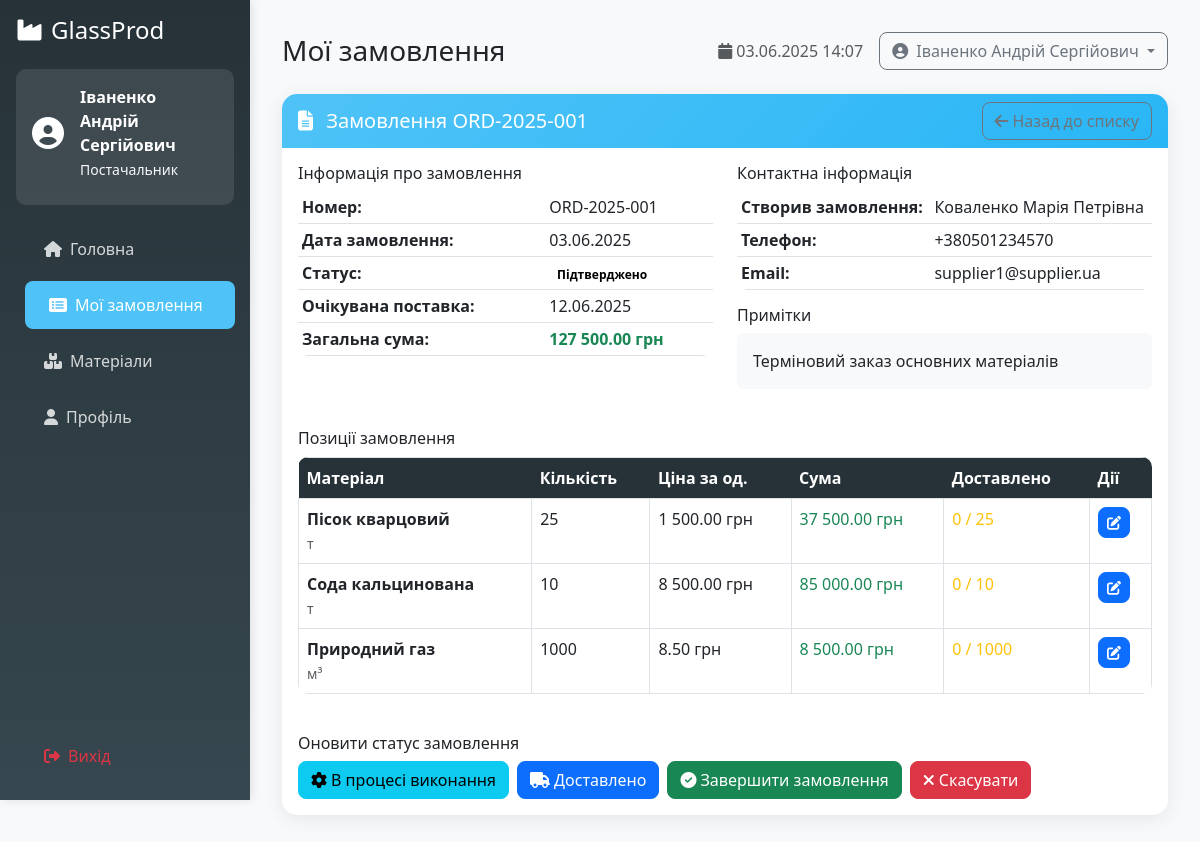
Screenshot of /dashboard/my_orders.php?id=1 (signed in) with the database file from the repository.
### tables this page shows
CREATE TABLE `users` (
  `id` int(11) NOT NULL,
  `username` varchar(50) NOT NULL,
  `password` varchar(255) NOT NULL,
  `email` varchar(100) NOT NULL,
  `full_name` varchar(100) NOT NULL,
  `role` enum('director','procurement_manager','warehouse_keeper','supplier') NOT NULL,
  `phone` varchar(20) DEFAULT NULL,
  `company_name` varchar(100) DEFAULT NULL,
  `created_at` timestamp NOT NULL DEFAULT current_timestamp(),
  `updated_at` timestamp NOT NULL DEFAULT current_timestamp() ON UPDATE current_timestamp(),
  `is_active` tinyint(1) DEFAULT 1
);

CREATE TABLE `supplier_orders` (
  `id` int(11) NOT NULL,
  `supplier_id` int(11) NOT NULL,
  `order_number` varchar(50) NOT NULL,
  `status` enum('draft','sent','confirmed','in_progress','delivered','completed','cancelled') DEFAULT 'draft',
  `order_date` timestamp NOT NULL DEFAULT current_timestamp(),
  `expected_delivery` date DEFAULT NULL,
  `actual_delivery` date DEFAULT NULL,
  `total_amount` decimal(12,2) DEFAULT 0.00,
  `created_by` int(11) NOT NULL,
  `notes` text DEFAULT NULL
);

CREATE TABLE `order_items` (
  `id` int(11) NOT NULL,
  `order_id` int(11) NOT NULL,
  `material_id` int(11) NOT NULL,
  `quantity` int(11) NOT NULL,
  `unit_price` decimal(10,2) NOT NULL,
  `total_price` decimal(10,2) NOT NULL,
  `delivered_quantity` int(11) DEFAULT 0
);

CREATE TABLE `materials` (
  `id` int(11) NOT NULL,
  `name` varchar(100) NOT NULL,
  `category_id` int(11) DEFAULT NULL,
  `unit` varchar(20) NOT NULL,
  `min_stock_level` int(11) DEFAULT 0,
  `current_stock` int(11) DEFAULT 0,
  `price` decimal(10,2) DEFAULT 0.00,
  `supplier_id` int(11) DEFAULT NULL,
  `description` text DEFAULT NULL,
  `created_at` timestamp NOT NULL DEFAULT current_timestamp(),
  `updated_at` timestamp NOT NULL DEFAULT current_timestamp() ON UPDATE current_timestamp()
);

### dashboard/my_orders.php (the view, shortened to what the rows shown need)
<?php
require_once '../config/config.php';
require_once '../templates/dashboard_layout.php';
$user = checkRole(['supplier']);
$supplierOrder = new SupplierOrder($pdo);
$viewOrder = null;
if (isset($_GET['id'])) {
    $orderId = (int)$_GET['id'];
    $viewOrder = $supplierOrder->getWithItems($orderId);
}
?>
<?php if ($viewOrder): ?>
    <div class="card mb-4">
        <div class="card-header d-flex justify-content-between align-items-center">
            <h5 class="mb-0">
                <i class="fas fa-file-alt me-2"></i>
                Замовлення <?= htmlspecialchars($viewOrder['order_number']) ?>
            </h5>
            <a href="<?= BASE_URL ?>/dashboard/my_orders.php" class="btn btn-outline-secondary">
                <i class="fas fa-arrow-left me-1"></i>Назад до списку
            </a>
        </div>
        <div class="card-body">
            <div class="row mb-4">
                <div class="col-md-6">
                    <h6>Інформація про замовлення</h6>
                    <table class="table table-sm">
                        <tr>
                            <th>Номер:</th>
                            <td><?= htmlspecialchars($viewOrder['order_number']) ?></td>
                        </tr>
                        <tr>
                            <th>Дата замовлення:</th>
                            <td><?= formatDate($viewOrder['order_date']) ?></td>
                        </tr>
                        <tr>
                            <th>Статус:</th>
                            <td>
                                <span style="color:black;" class="badge <?= getStatusBadge($viewOrder['status']) ?>">
                                    <?= getStatusText($viewOrder['status']) ?>
                                </span>
                            </td>
                        </tr>
                        <tr>
                            <th>Очікувана поставка:</th>
                            <td>
                                <?= $viewOrder['expected_delivery'] ? formatDate($viewOrder['expected_delivery']) : 'Не вказано' ?>
                            </td>
                        </tr>
                        <tr>
                            <th>Загальна сума:</th>
                            <td class="text-success fw-bold"><?= formatMoney($viewOrder['total_amount']) ?></td>
                        </tr>
                    </table>
                </div>
                <div class="col-md-6">
                    <h6>Контактна інформація</h6>
                    <table class="table table-sm">
                        <tr>
                            <th>Створив замовлення:</th>
                            <td><?= htmlspecialchars($viewOrder['created_by_name']) ?></td>
                        </tr>
                        <tr>
                            <th>Телефон:</th>
                            <td><?= htmlspecialchars($viewOrder['supplier_phone'] ?? 'Не вказано') ?></td>
                        </tr>
                        <tr>
                            <th>Email:</th>
                            <td><?= htmlspecialchars($viewOrder['supplier_email'] ?? 'Не вказано') ?></td>
                        </tr>
                    </table>
                    <?php if ($viewOrder['notes']): ?>
                        <h6 class="mt-3">Примітки</h6>
                        <p class="bg-light p-3 rounded"><?= htmlspecialchars($viewOrder['notes']) ?></p>
                    <?php endif; ?>
                </div>
            </div>
            <h6>Позиції замовлення</h6>
            <div class="table-responsive">
                <table class="table table-bordered">
                    <thead>
                        <tr>
                            <th>Матеріал</th>
                            <th>Кількість</th>
                            <th>Ціна за од.</th>
                            <th>Сума</th>
                            <th>Доставлено</th>
                            <?php if (in_array($viewOrder['status'], ['confirmed', 'in_progress'])): ?>
                                <th>Дії</th>
                            <?php endif; ?>
                        </tr>
                    </thead>
                    <tbody>
                        <?php foreach ($viewOrder['items'] as $item): ?>
                            <tr>
                                <td>
                                    <strong><?= htmlspecialchars($item['material_name']) ?></strong>
                                    <br>
                                    <small class="text-muted"><?= htmlspecialchars($item['material_unit']) ?></small>
                                </td>
                                <td><?= $item['quantity'] ?></td>
                                <td><?= formatMoney($item['unit_price']) ?></td>
                                <td class="text-success"><?= formatMoney($item['total_price']) ?></td>
                                <td>
                                    <span class="<?= $item['delivered_quantity'] >= $item['quantity'] ? 'text-success' : 'text-warning' ?>">
                                        <?= $item['delivered_quantity'] ?> / <?= $item['quantity'] ?>
                                    </span>
                                </td>
                                <?php if (in_array($viewOrder['status'], ['confirmed', 'in_progress'])): ?>
                                    <td>
                                        <button class="btn btn-sm btn-primary"
                                                onclick="updateDelivery(<?= $item['id'] ?>, <?= $item['delivered_quantity'] ?>, <?= $item['quantity'] ?>)">
                                            <i class="fas fa-edit"></i>
                                        </button>
                                    </td>
                                <?php endif; ?>
                            </tr>
                        <?php endforeach; ?>
                    </tbody>
                </table>
            </div>
            <?php if ($viewOrder['status'] !== 'completed' && $viewOrder['status'] !== 'cancelled'): ?>
                <div class="row mt-4">
                    <div class="col-md-12">
                        <h6>Оновити статус замовлення</h6>
                        <div class="d-flex gap-2">
                            <?php if (in_array($viewOrder['status'], ['confirmed', 'in_progress'])): ?>
                                <button class="btn btn-info" onclick="updateStatus(<?= $viewOrder['id'] ?>, 'in_progress')">
                                    <i class="fas fa-cog me-1"></i>В процесі виконання
                                </button>
                                <button class="btn btn-primary" onclick="updateStatus(<?= $viewOrder['id'] ?>, 'delivered')">
                                    <i class="fas fa-truck me-1"></i>Доставлено
                                </button>
                                <button class="btn btn-success" onclick="updateStatus(<?= $viewOrder['id'] ?>, 'completed')">
                                    <i class="fas fa-check-circle me-1"></i>Завершити замовлення
                                </button>
                            <?php endif; ?>
                            <button class="btn btn-danger" onclick="updateStatus(<?= $viewOrder['id'] ?>, 'cancelled')">
                                <i class="fas fa-times me-1"></i>Скасувати
                            </button>
                        </div>
                    </div>
                </div>
            <?php endif; ?>
        </div>
    </div>
<?php endif; ?>
<?php
$content = ob_get_clean();
renderDashboardLayout('Мої замовлення', $user['role'], $content, '', $additionalJS);
?>

### templates/dashboard_layout.php (shortened to what the rows shown need)
<?php
function renderDashboardLayout($pageTitle, $userRole, $content, $additionalCSS = '', $additionalJS = '') {
    $user = getCurrentUser();
    $roleTitle = getRoleText($userRole);
    echo <<<HTML
<!DOCTYPE html>
<html lang="uk">
<head>
    <title>{$pageTitle} - {$roleTitle} - GlassProd</title>
    <link href="https://cdn.jsdelivr.net/npm/bootstrap@5.3.0/dist/css/bootstrap.min.css" rel="stylesheet">
    <link href="https://cdnjs.cloudflare.com/ajax/libs/font-awesome/6.4.0/css/all.min.css" rel="stylesheet">
        {$additionalCSS}
</head>
<body>
    <nav class="sidebar position-fixed top-0 start-0" style="width: 250px; z-index: 100;">
        <div class="p-3">
            <div class="user-info text-white">
                <div class="d-flex align-items-center mb-2">
                    <div>
                        <div class="fw-bold">{$user['full_name']}</div>
                        <small class="text-light">{$roleTitle}</small>
                    </div>
                </div>
            </div>
            <ul class="nav nav-pills flex-column">
HTML;
    echo <<<HTML
            </ul>
        </div>
        <div class="position-absolute bottom-0 start-0 w-100 p-3">
            <a href="/logout.php" class="nav-link text-danger">
                <i class="fas fa-sign-out-alt me-2"></i>Вихід
            </a>
        </div>
    </nav>
    <main class="main-content">
        <button class="btn btn-primary d-md-none mb-3" type="button" data-bs-toggle="offcanvas" data-bs-target="#sidebar">
            <i class="fas fa-bars"></i>
        </button>
        <div class="d-flex justify-content-between align-items-center mb-4">
            <h1 class="h3 mb-0">{$pageTitle}</h1>
            <div class="d-flex align-items-center">
                <span class="text-muted me-3">
                    <i class="fas fa-calendar me-1"></i>
HTML;
    echo <<<HTML
                </span>
                <div class="dropdown">
                    <button class="btn btn-outline-secondary dropdown-toggle" type="button" data-bs-toggle="dropdown">
                        <i class="fas fa-user-circle me-1"></i>
                        {$user['full_name']}
                    </button>
                </div>
            </div>
        </div>
        {$content}
    </main>
        {$additionalJS}
</body>
</html>
HTML;
}
?>

### rows the page displays
users: full_name "Іваненко Андрій Сергійович", role "Постачальник"
supplier_orders: order_number "ORD-2025-001", order_date "03.06.2025", status "Підтверджено", expected_delivery "12.06.2025", total_amount "127 500.00 грн", created_by.full_name "Коваленко Марія Петрівна", supplier.phone "+380501234570", supplier.email "supplier1@supplier.ua", notes "Терміновий заказ основних матеріалів"
order_items: material.name "Пісок кварцовий", material.unit "т", quantity "25", unit_price "1 500.00 грн", total_price "37 500.00 грн", delivered_quantity "0"
order_items: material.name "Сода кальцинована", material.unit "т", quantity "10", unit_price "8 500.00 грн", total_price "85 000.00 грн", delivered_quantity "0"
order_items: material.name "Природний газ", material.unit "м³", quantity "1000", unit_price "8.50 грн", total_price "8 500.00 грн", delivered_quantity "0"

### other values shown
$title "Головна"
$title "Мої замовлення"
$title "Матеріали"
$title "Профіль"
$pageTitle "Мої замовлення"
